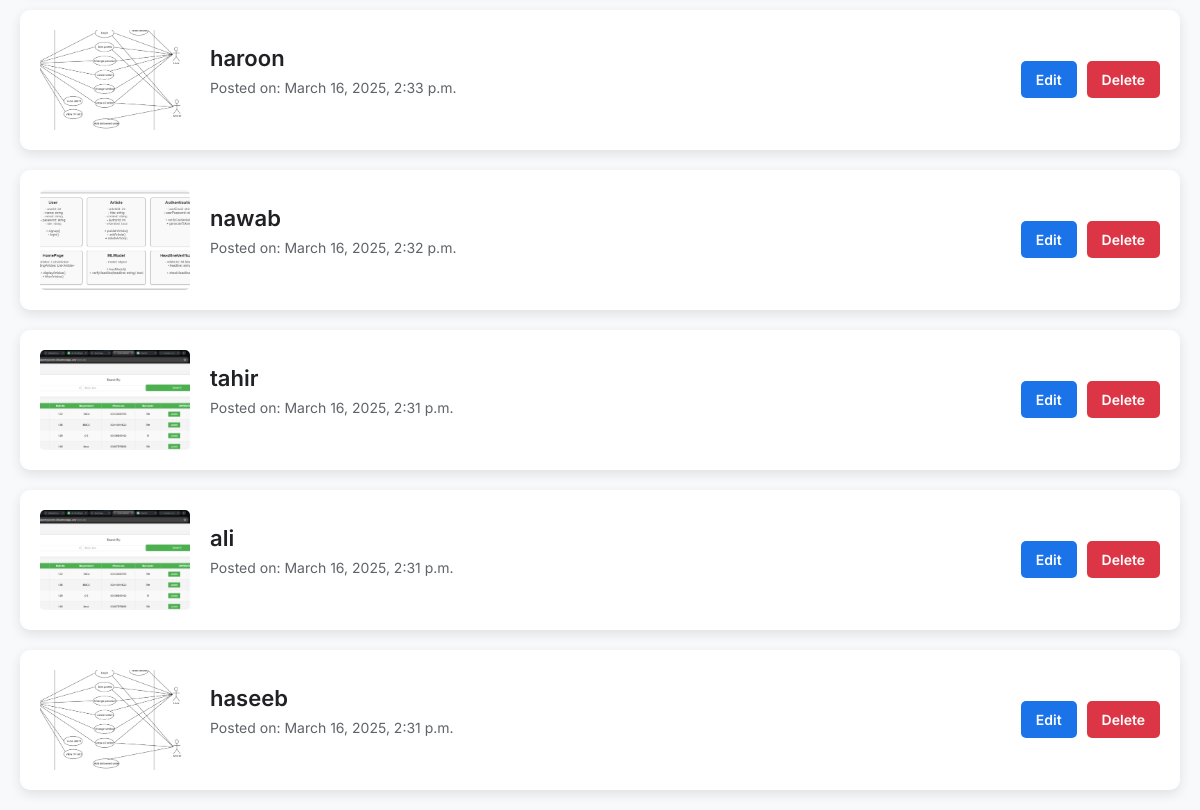
/blog_list/ (lower part), run on an earlier commit of the app's database.
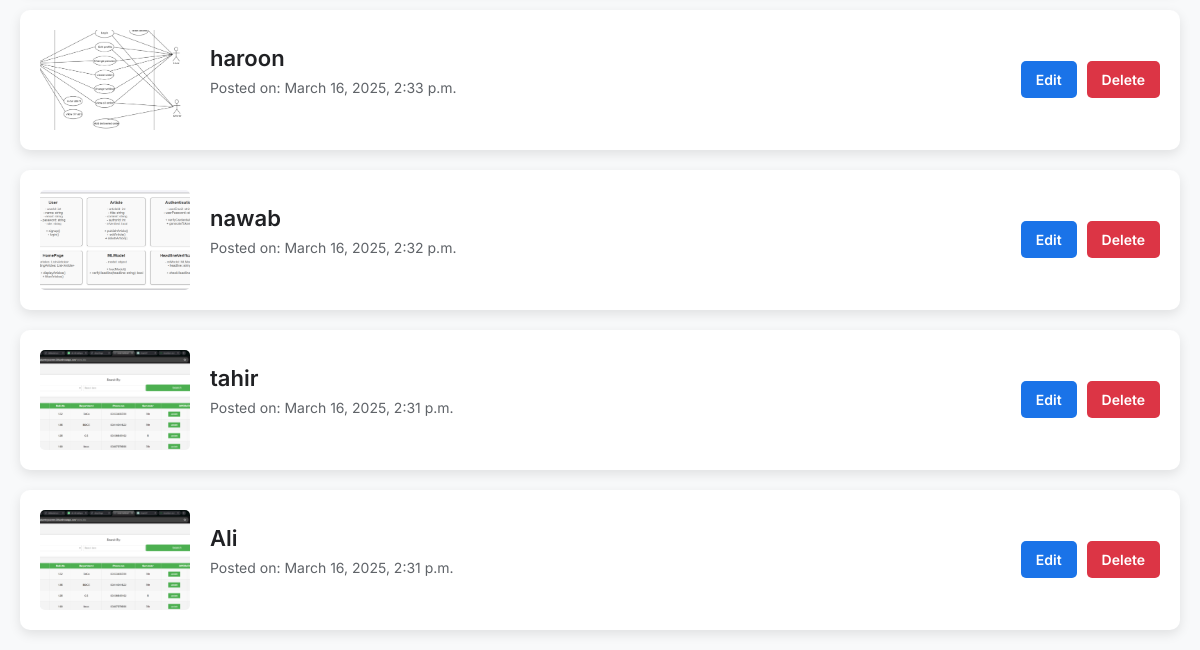
And on a later commit of the database.
### adminapp/models.py (models this page shows, shortened)
class BlogPost(models.Model):
    title = models.CharField(max_length=200)
    content = models.TextField()
    thumbnail = models.ImageField(upload_to='thumbnails/', null=True, blank=True)
    created_at = models.DateTimeField(auto_now_add=True)

### adminapp/views.py (the view)
# urls.py: path('blog_list/', blog_list, name='blog_list'),
def blog_list(request):
    query = request.GET.get('search')
    blogs = BlogPost.objects.filter(title__icontains=query) if query else BlogPost.objects.all().order_by('-created_at')
    return render(request, 'blog_list.html', {'blogs': blogs})

### adminapp/templates/blog_list.html (shortened to what this page needs)
<!DOCTYPE html>
<html lang="en">
<head>
    <link href="https://cdn.jsdelivr.net/npm/bootstrap@5.3.0/dist/css/bootstrap.min.css" rel="stylesheet">
    <link rel="stylesheet" href="https://cdnjs.cloudflare.com/ajax/libs/font-awesome/6.4.0/css/all.min.css">
</head>
<body>
    <div class="blog-list">
        {% for blog in blogs %}
            <div class="blog-item">
                <img src="{{ blog.thumbnail.url }}" alt="Blog Thumbnail">
                <div class="blog-info">
                    <h2><a href="{% url 'blog_detail' blog.id %}">{{ blog.title }}</a></h2>
                    <p>Posted on: {{ blog.created_at }}</p>
                </div>
                <div class="blog-actions">
                    <a href="{% url 'update_blog' blog.id %}" class="edit-btn">Edit</a>
                    <a href="{% url 'delete_blog' blog.id %}" class="delete-btn" onclick="return confirm('Are you sure?')">Delete</a>
                </div>
            </div>
        {% endfor %}
    </div>
</body>
</html>

### adminapp/templates/blog_list.html (style rules this page uses)
:root { --primary-blue: #1a73e8; --primary-light: #e8f0fe; --accent-blue: #4285f4; --accent-light: #8ab4f8; --text-dark: #202124; --text-light: #ffffff; --text-gray: #5f6368; }
* { margin: 0; padding: 0; box-sizing: border-box; font-family: 'Inter', sans-serif; }
body { background: #f8f9fa; color: var(--text-dark); padding: 20px; display: flex; flex-direction: column; align-items: center; }
.blog-list { width: 100%; max-width: 1200px; display: flex; flex-direction: column; gap: 20px; }
.blog-item { background: var(--text-light); padding: 20px; border-radius: 10px; box-shadow: 0 4px 12px rgba(0, 0, 0, 0.1); transition: transform 0.3s ease; display: flex; flex-direction: row; align-items: center; justify-content: space-between; }
.blog-item img { width: 150px; height: 100px; object-fit: cover; border-radius: 5px; }
.blog-info { flex: 1; padding: 0 20px; }
.blog-info h2 { font-size: 22px; margin-bottom: 5px; font-weight: 600; }
.blog-info h2 a { color: var(--text-dark); text-decoration: none; transition: color 0.3s ease; }
.blog-info p { font-size: 14px; color: var(--text-gray); }
.blog-actions { display: flex; gap: 10px; }
.edit-btn, .delete-btn { padding: 8px 15px; border-radius: 5px; color: var(--text-light); text-decoration: none; font-size: 14px; font-weight: 600; transition: all 0.3s ease; }
.edit-btn { background: var(--primary-blue); }
.delete-btn { background: #dc3545; }

What changed in the data, as far as the page shows it:
removed BlogPost: thumbnail (picture), title "haseeb", created_at "March 16, 2025, 2:31 p.m."
changed BlogPost: title "ali" → "Ali"
